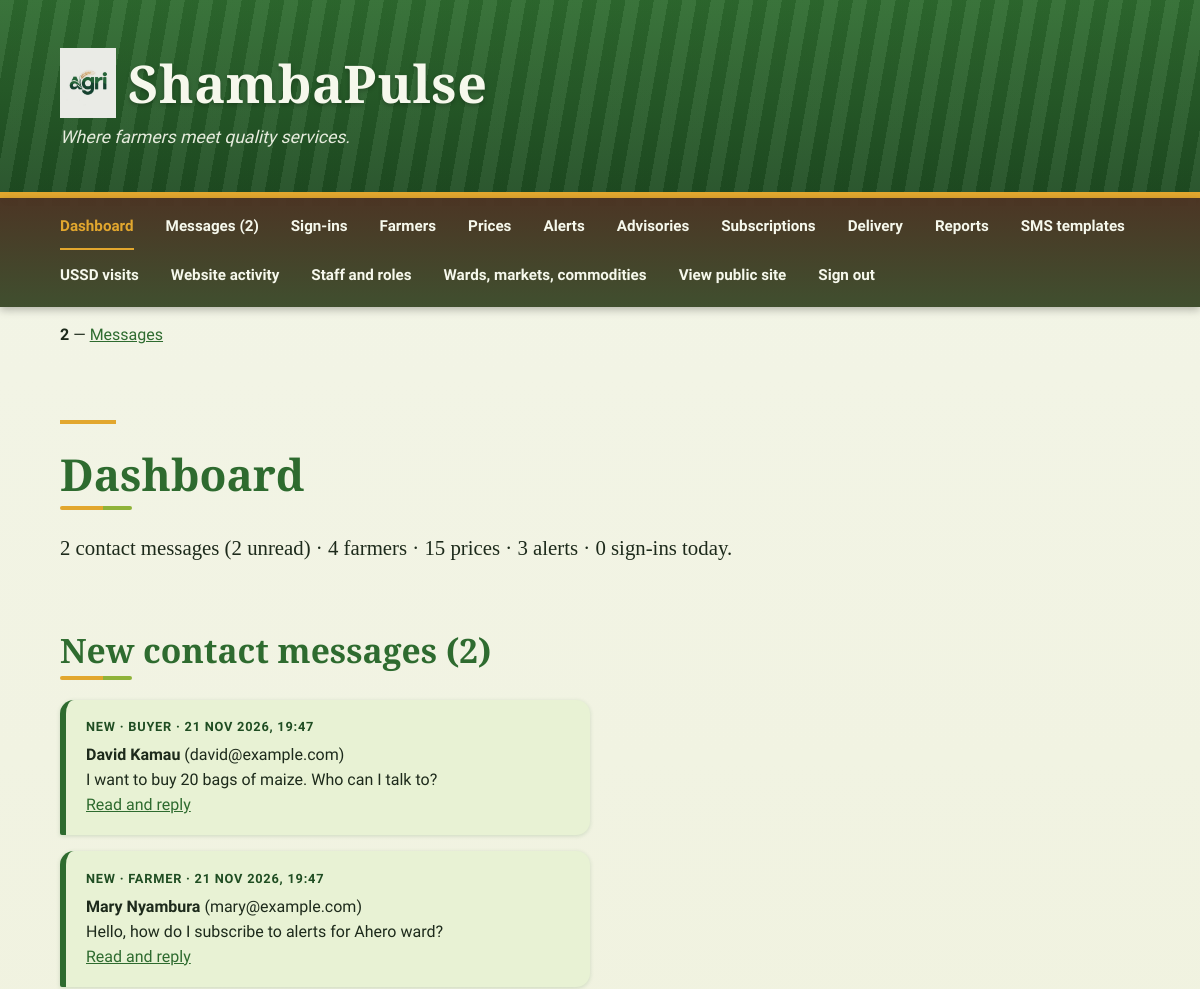
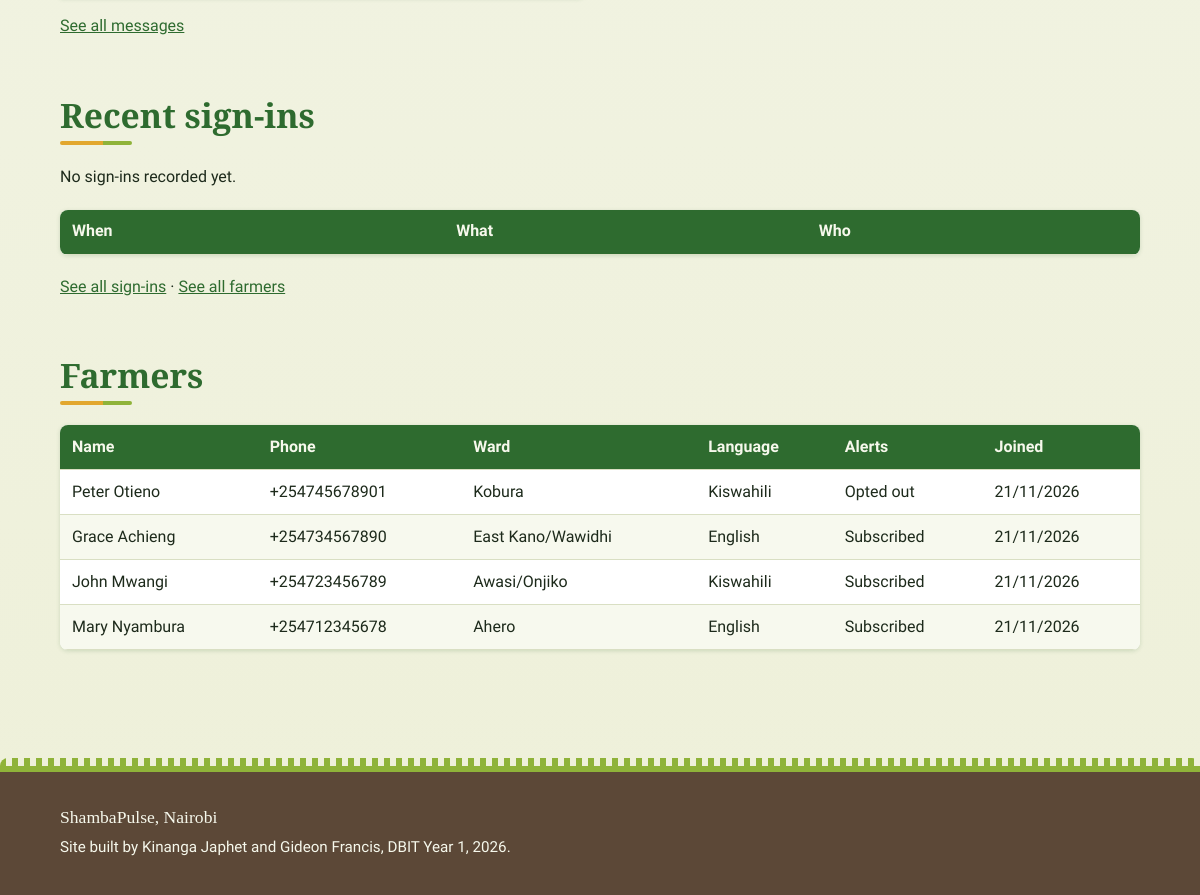
Page /admin/index.php (signed in) on the committed database (2 pictures, top to bottom).
### tables this page shows
CREATE TABLE message (
  message_id INT AUTO_INCREMENT PRIMARY KEY,
  full_name VARCHAR(80) NOT NULL,
  email VARCHAR(100) NOT NULL,
  type VARCHAR(30) NOT NULL DEFAULT 'Farmer',
  message TEXT NOT NULL,
  reply TEXT,
  replied_at TIMESTAMP NULL,
  is_read TINYINT(1) NOT NULL DEFAULT 0,
  created_at TIMESTAMP NOT NULL DEFAULT CURRENT_TIMESTAMP
);

CREATE TABLE farmer (
  farmer_id INT AUTO_INCREMENT PRIMARY KEY,
  full_name VARCHAR(80) NOT NULL,
  phone VARCHAR(20) NOT NULL UNIQUE,
  password_hash VARCHAR(255) NULL,
  county VARCHAR(50) NOT NULL,
  ward VARCHAR(50) NOT NULL,
  language VARCHAR(10) NOT NULL DEFAULT 'English',
  consent TINYINT(1) NOT NULL DEFAULT 0,
  consent_at TIMESTAMP NULL,
  subscribed TINYINT(1) NOT NULL DEFAULT 1,
  last_login_at TIMESTAMP NULL,
  created_at TIMESTAMP NOT NULL DEFAULT CURRENT_TIMESTAMP
);

### includes/bootstrap.php (called while the page is built, shortened)
<?php
function db(): PDO {
    static $pdo = null;
    if ($pdo === null) {
        $pdo = new PDO(
            'mysql:host=' . DB_HOST . ';dbname=' . DB_NAME . ';charset=utf8mb4',
            DB_USER, DB_PASS,
            [PDO::ATTR_ERRMODE => PDO::ERRMODE_EXCEPTION, PDO::ATTR_DEFAULT_FETCH_MODE => PDO::FETCH_ASSOC]
        );
        ensure_columns($pdo);
    }
    return $pdo;
}
function ensure_columns(PDO $pdo): void {
    foreach ([
        "ALTER TABLE message ADD COLUMN is_read TINYINT(1) NOT NULL DEFAULT 0",
        "ALTER TABLE farmer ADD COLUMN password_hash VARCHAR(255) NULL",
        "ALTER TABLE farmer ADD COLUMN last_login_at TIMESTAMP NULL",
        "ALTER TABLE farmer ADD COLUMN consent_at TIMESTAMP NULL",
        "ALTER TABLE price ADD COLUMN recorded_by INT NULL",
        "ALTER TABLE alert ADD COLUMN title VARCHAR(120) NOT NULL DEFAULT ''",
        "ALTER TABLE alert ADD COLUMN severity VARCHAR(10) NOT NULL DEFAULT 'info'",
        "ALTER TABLE alert ADD COLUMN ward VARCHAR(50) NOT NULL DEFAULT ''",
        "ALTER TABLE alert ADD COLUMN created_by INT NULL",
    ] as $sql) {
        try { $pdo->exec($sql); } catch (Throwable $e) {  }
    }
    ensure_doc_tables($pdo);
}
function ensure_doc_tables(PDO $pdo): void {
    foreach ($tables as $sql) {
        try { $pdo->exec($sql); } catch (Throwable $e) {  }
    }
    try {
        if ((int)($pdo->query("SELECT COUNT(*) FROM ward")->fetchColumn()) === 0) {
            $pdo->exec("INSERT INTO ward (name, lat, lon) VALUES ('Ahero', -0.1728, 34.9214), ('Awasi/Onjiko', -0.1833, 34.9833), ('East Kano/Wawidhi', -0.2167, 34.9667), ('Kabonyo/Kanyagwal', -0.2833, 34.9167), ('Kobura', -0.2333, 34.8333)");
        }
        if ((int)($pdo->query("SELECT COUNT(*) FROM market")->fetchColumn()) === 0) {
            $pdo->exec("INSERT INTO market (name, ward) VALUES ('Ahero', 'Ahero'), ('Awasi', 'Awasi/Onjiko'), ('Rabuor', 'Kobura'), ('Pap Onditi', 'East Kano/Wawidhi'), ('Nyando', 'Kabonyo/Kanyagwal'), ('Katito', 'East Kano/Wawidhi')");
        }
        if ((int)($pdo->query("SELECT COUNT(*) FROM commodity")->fetchColumn()) === 0) {
            $pdo->exec("INSERT INTO commodity (name, unit) VALUES ('Maize', '90kg bag'), ('Beans', '90kg bag'), ('Rice', '90kg bag'), ('Sorghum', '90kg bag'), ('Finger Millet', '90kg bag'), ('Groundnuts', 'kg'), ('Tomatoes', 'kg'), ('Onions', 'kg'), ('Sukuma Wiki', 'bunch'), ('Milk', 'litre'), ('Eggs', 'tray'), ('Live Chicken', 'bird'), ('Goat', 'animal'), ('Cattle', 'animal')");
        }
        if ((int)($pdo->query("SELECT COUNT(*) FROM staff")->fetchColumn()) === 0) {
            $st = $pdo->prepare("INSERT INTO staff (name, username, email, password_hash, role, ward) VALUES (?,?,?,?,?,?)");
            $st->execute(['ShambaPulse Admin', 'admin', 'admin@shambapulse.ke', password_hash('admin123', PASSWORD_DEFAULT), 'admin', '']);
            $st->execute(['Ahero Extension Officer', 'officer', 'officer@shambapulse.ke', password_hash('Officer123!', PASSWORD_DEFAULT), 'officer', 'Ahero']);
        }
        if ((int)($pdo->query("SELECT COUNT(*) FROM forecast")->fetchColumn()) === 0) seed_forecasts($pdo);
        if ((int)($pdo->query("SELECT COUNT(*) FROM advisory")->fetchColumn()) === 0) {
            $pdo->exec("INSERT INTO advisory (title, body_en, body_sw, ward, published_by) VALUES ('Planting after the rains', 'Plant maize within 3 days of the first heavy rain. Use certified seed and apply fertilizer after germination, not before the rain.', 'Panda mahindi ndani ya siku 3 baada ya mvua ya kwanza. Tumia mbegu bora na weka mbolea baada ya kumea, si kabla ya mvua.', 'Ahero', 2), ('Mulching during dry spells', 'Cover your crops with dry grass or leaves to keep soil moisture. Water early in the morning or late in the evening.', 'Funika mazao yako kwa majani makavu ili kuhifadhi unyevu. Mwagilia maji asubuhi na mapema au jioni.', 'Awasi/Onjiko', 2), ('Vaccinate livestock before the rains', 'Take goats and cattle for vaccination at the nearest veterinary point before the heavy rains start.', 'Peleka mbuzi na ngombe kwa chanjo kwenye kituo cha mifugo kabla ya mvua kubwa kuanza.', 'Kobura', 2)");
        }
        if ((int)($pdo->query("SELECT COUNT(*) FROM subscription")->fetchColumn()) === 0) {
            $pdo->exec("INSERT IGNORE INTO subscription (farmer_id, ward, channel, active) SELECT farmer_id, ward, 'sms', subscribed FROM farmer");
        }
    } catch (Throwable $e) {  }
}
function q(string $sql, array $params = []): array {
    $st = db()->prepare($sql);
    $st->execute($params);
    return $st->fetchAll();
}
function e(?string $s): string {
    return htmlspecialchars((string)$s, ENT_QUOTES, 'UTF-8');
}
function unread_message_count(): int {
    try {
        return (int)(q("SELECT COUNT(*) n FROM message WHERE is_read = 0")[0]['n'] ?? 0);
    } catch (Throwable $e) { return 0; }
}
    ?>

### admin/index.php (the view, shortened to what this page needs)
<?php
require_once __DIR__ . '/_admin.php';
$ward = staff_ward();
$unread = unread_message_count();
if ($ward === null) {
    $counts = q("SELECT (SELECT COUNT(*) FROM message) messages, (SELECT COUNT(*) FROM farmer WHERE county = ?) farmers, (SELECT COUNT(*) FROM price WHERE county = ?) prices, (SELECT COUNT(*) FROM alert WHERE county = ?) alerts, (SELECT COUNT(*) FROM activity_log WHERE DATE(created_at) = CURDATE() AND action IN ('farmer_register','farmer_login','staff_login','ussd_subscribe')) signins_today", [SCOPE_COUNTY, SCOPE_COUNTY, SCOPE_COUNTY])[0];
    $latestFarmers = q('SELECT full_name, phone, ward, language, subscribed, created_at FROM farmer WHERE county = ? ORDER BY farmer_id DESC LIMIT 5', [SCOPE_COUNTY]);
}
$newMessages = q('SELECT message_id, full_name, email, type, message, created_at FROM message WHERE is_read = 0 ORDER BY message_id DESC LIMIT 5');
$signins = q("SELECT page, action, details, created_at FROM activity_log WHERE action IN ('farmer_register','farmer_login','staff_login','ussd_subscribe','ussd_opt_out') ORDER BY log_id DESC LIMIT 10");
?>
    <section class="page-intro">
        <h2>Dashboard<?= $ward ? ' — ' . e($ward) : '' ?></h2>
        <p><?= (int)$counts['messages'] ?> contact messages (<?= $unread ?> unread) &middot; <?= (int)$counts['farmers'] ?> farmers<?= $ward ? ' in ' . e($ward) : '' ?> &middot; <?= (int)$counts['prices'] ?> prices &middot; <?= (int)$counts['alerts'] ?> alerts &middot; <?= (int)$counts['signins_today'] ?> sign-ins today.</p>
    </section>
    <section>
        <h2>New contact messages<?= $unread ? " ($unread)" : '' ?></h2>
<?php foreach ($newMessages as $m): ?>
        <div class="sms-row" style="margin-bottom:1rem"><div class="sms">
            <span class="sms-label">NEW &middot; <?= e($m['type']) ?> &middot; <?= e(date('j M Y, H:i', strtotime($m['created_at']))) ?></span>
            <p><strong><?= e($m['full_name']) ?></strong> (<?= e($m['email']) ?>)</p>
            <p><?= e(mb_substr($m['message'], 0, 200)) ?></p>
            <p><a href="reply-message.php?id=<?= (int)$m['message_id'] ?>">Read and reply</a></p>
        </div></div>
<?php endforeach; ?>
        <p><a href="messages.php">See all messages</a></p>
    </section>
    <section>
        <h2>Recent sign-ins</h2>
<?php if (!$signins): ?><p class="empty">No sign-ins recorded yet.</p><?php endif; ?>
        <table><thead><tr><th>When</th><th>What</th><th>Who</th></tr></thead></table>
        <p><a href="signins.php">See all sign-ins</a> &middot; <a href="farmers.php">See all farmers</a></p>
    </section>
    <section>
        <h2>Farmers</h2>
        <table><thead><tr><th>Name</th><th>Phone</th><th>Ward</th><th>Language</th><th>Alerts</th><th>Joined</th></tr></thead><tbody>
<?php foreach ($latestFarmers as $f): ?><tr><td><?= e($f['full_name']) ?></td><td><?= e($f['phone']) ?></td><td><?= e($f['ward']) ?></td><td><?= e($f['language']) ?></td><td><?= $f['subscribed'] ? 'Subscribed' : 'Opted out' ?></td><td><?= e(date('d/m/Y', strtotime($f['created_at']))) ?></td></tr><?php endforeach; ?>
        </tbody></table>
    </section>

### css/style.css (style rules this page uses)
:root { --leaf: #2e6b2f; --leaf-dark: #1f4d22; --soil: #4a3322e2; --soil-dark: #404f2f; --grain: #e2a72e; --grain-dark: #c48d1c; --sprout: #8fb339; --field: #f3f5e8; --card: #ffffff; --ink: #1d2a1b; --ink-soft: #4d5a47; --font-head: 'Source Serif 4', Georgia, serif; --font-body: 'Source Sans 3', Arial, Helvetica, sans-serif; }
* { box-sizing: border-box; }
h1, h2, h3 { font-family: var(--font-head); font-weight: 600; line-height: 1.2; }
a { color: var(--leaf); }
body { margin: 0; color: var(--ink); line-height: 1.55; font-family: var(--font-body); background-color: var(--field); background-image: linear-gradient(180deg, #f3f5e8 0%, #eef0d9 100%); display: grid; grid-template-columns: minmax(0, 1fr) 18rem; grid-template-areas: "header header" "nav nav" "main aside" "footer footer"; }
table { border-collapse: collapse; width: 100%; background: var(--card); }
th, td { padding: 0.6rem 0.75rem; text-align: left; border-bottom: 1px solid #d9dfc3; }
th { background-color: var(--leaf); color: #f6f8ec; }
tbody tr:nth-child(even) { background: #f7f9ee; }
body.inner { --page-pad: max(1.5rem, calc((100% - 70rem) / 2 + 1.25rem)); }
body.inner main h2 { position: relative; margin: 0 0 1.25rem; padding-bottom: 0.6rem; color: var(--leaf); font-size: clamp(1.6rem, 3vw, 2.1rem); }
body.inner main h2::after { content: ""; position: absolute; left: 0; bottom: 0; width: 4.5rem; height: 4px; background: linear-gradient(90deg, var(--grain) 0 60%, var(--sprout) 60% 100%); border-radius: 2px; }
body.inner main > section { margin-top: 3.5rem; }
body.inner .page-intro { max-width: 46rem; margin-top: 0; padding: 3.5rem 0 0.5rem; }
body.inner .page-intro::before { content: ""; display: block; width: 3.5rem; height: 4px; margin-bottom: 1.5rem; background: var(--grain); }
body.inner .page-intro h2 { font-size: clamp(2rem, 4.5vw, 2.75rem); }
body.inner .page-intro p { margin: 0; font-family: var(--font-head); font-size: clamp(1.1rem, 2vw, 1.3rem); line-height: 1.7; }
body.inner table { margin: 1.25rem 0; overflow: hidden; border-radius: 8px; box-shadow: 0 1px 4px rgba(46, 107, 47, 0.18); }
body.inner .sms-row { display: grid; grid-template-columns: repeat(2, minmax(0, 1fr)); gap: 1.25rem; }
body.inner .sms { padding: 1.1rem 1.25rem; background: #e8f2d4; border-left: 6px solid var(--leaf); border-radius: 14px 14px 14px 2px; box-shadow: 0 1px 4px rgba(46, 107, 47, 0.18); }
body.inner .sms-label { display: block; margin-bottom: 0.4rem; font-size: 0.8rem; font-weight: 700; letter-spacing: 0.06em; text-transform: uppercase; color: var(--leaf-dark); }
body.inner .sms p { margin: 0; }

### rows in the picture
message: type "BUYER", created_at "21 NOV 2026, 19:47", full_name "David Kamau", email "david@example.com", message "I want to buy 20 bags of maize. Who can I talk to?"
message: type "FARMER", created_at "21 NOV 2026, 19:47", full_name "Mary Nyambura", email "mary@example.com", message "Hello, how do I subscribe to alerts for Ahero ward?"
farmer: full_name "Peter Otieno", phone "+254745678901", ward "Kobura", language "Kiswahili", subscribed "Opted out", created_at "21/11/2026"
farmer: full_name "Grace Achieng", phone "+254734567890", ward "East Kano/Wawidhi", language "English", subscribed "Subscribed", created_at "21/11/2026"
farmer: full_name "John Mwangi", phone "+254723456789", ward "Awasi/Onjiko", language "Kiswahili", subscribed "Subscribed", created_at "21/11/2026"
farmer: full_name "Mary Nyambura", phone "+254712345678", ward "Ahero", language "English", subscribed "Subscribed", created_at "21/11/2026"

### other values in the picture
$label "Dashboard"
$label "Messages (2)"
$label "Sign-ins"
$label "Farmers"
$label "Prices"
$label "Alerts"
$label "Advisories"
$label "Subscriptions"
$label "Delivery"
$label "Reports"
$label "SMS templates"
$label "USSD visits"
$label "Website activity"
$label "Staff and roles"
$label "Wards, markets, commodities"
